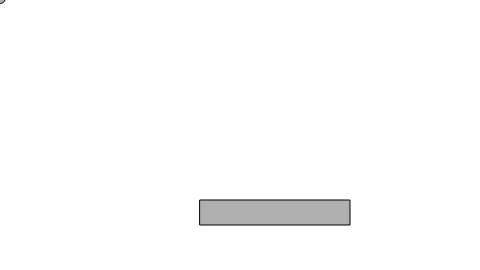
Frame 1 (no input)
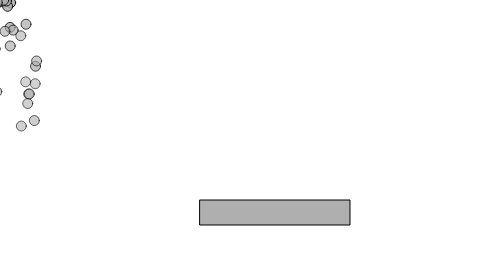
Frame 60 (no input)
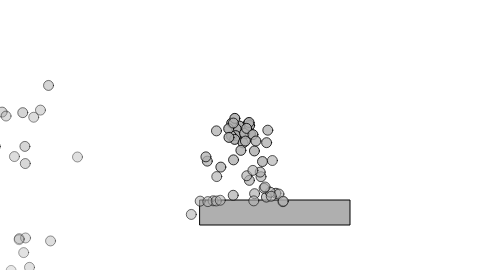
Frame 120 (the mouse pressed at the canvas centre since frame 60)

The p5.js sketch that drew these frames (run headless with seeded random() and noise() and a simulated clock; from frame 60 on, the mouse is pressed at the canvas centre):

// p5.js sketch
// ── sketch.js
// Learning Processing
// Daniel Shiffman
// http://www.learningprocessing.com

// Example 23-4: Super fancy ArrayList and rectangle particle system

// Java Rectangle class is not automatically imported

// Declaring a global variable of type ArrayList
var particles;

// A "Rectangle" will suck up particles
var blackhole;

function setup() {
  createCanvas(480, 270);
  blackhole = new Rectangle(200, 200, 150, 25);
  particles = [];
}

function draw() {
  background(255);

  // Displaying the Rectangle
  stroke(0);
  fill(175);
  rect(blackhole.x, blackhole.y, blackhole.width, blackhole.height);

  // Add a new particle at mouse location
  particles.push(new Particle(mouseX, mouseY));

  // Loop through all Particles
  for (var i = particles.length - 1; i >= 0; i-- ) {
    particles[i].run();
    particles[i].gravity();
    particles[i].display();

    // If the Rectangle contains the location of the Particle, stop the Particle from moving.
    if (blackhole.contains(particles[i].x, particles[i].y)) {
      particles[i].stop();
    }

    // If the particle is no longer needed, it is deleted from the list
    if (particles[i].finished()) {
      particles.splice(i, 1);
    }
  }
}

class Rectangle {
  constructor(x, y, w, h) {
    this.x = x;
    this.y = y;
    this.width = w;
    this.height = h;
  }

  contains(x, y) {
    return (x > this.x && x < this.x + this.width &&
            y > this.y && y < this.y + this.height);
  }
}

// ── particle.js
// Learning Processing
// Daniel Shiffman
// http://www.learningprocessing.com

// Example 23-4: Super fancy ArrayList and rectangle particle system

// Learning Processing
// Daniel Shiffman
// http://www.learningprocessing.com

// Example 23-2: Simple particle system with ArrayList

// A simple Particle class

class Particle {
  constructor() {
    this.x = mouseX;
    this.y = mouseY;
    this.xspeed = random(-1, 1);
    this.yspeed = random(-2, 0);
    this.life = 255;
  }

  run() {
    this.x = this.x + this.xspeed;
    this.y = this.y + this.yspeed;
  }

  gravity() {
    this.yspeed += 0.1;
  }

  // Stop moving
  stop() {
    this.xspeed = 0;
    this.yspeed = 0;
  }

  // Ready for deletion
  finished() {
    // The Particle has a "life" variable which decreases.
    // When it reaches 0 the Particle can be removed from the ArrayList.
    this.life -= 2.0;
    if (this.life < 0) return true;
    else return false;
  }

  // Show
  display() {
    // Life is used to fade out the particle as well
    stroke(0, this.life);
    fill(175, this.life);
    ellipse(this.x, this.y, 10, 10);
  }

}
